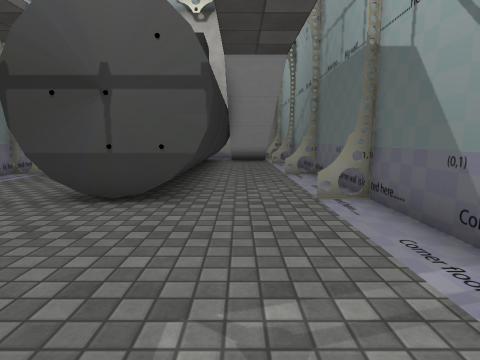
[1] (above)

16 first-person views from a walk through a 3-D level made in the Unity game engine. The camera is 1.2 m above the floor, tilts 8° down and sees 80° across. The floor is counted in squares, 1 m on a side. Each view is taken from the middle of a square. On the plan, view 1 faces up. The plan holds only what a view shows up to about 13 squares ahead; the rest is blank. The place goes on beyond the plan. The player character is not drawn. Some surface patterns are stand-ins.

[2]
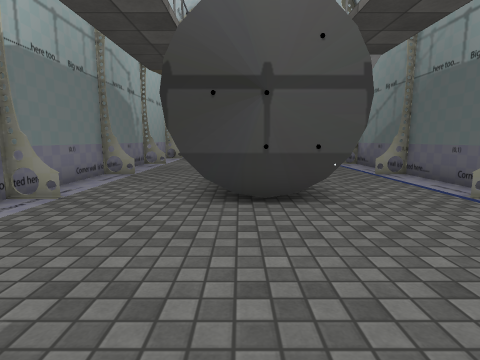

[3]
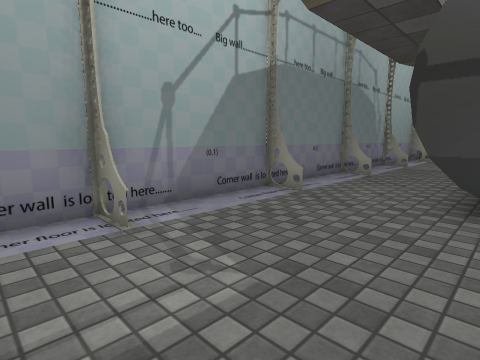

[4]
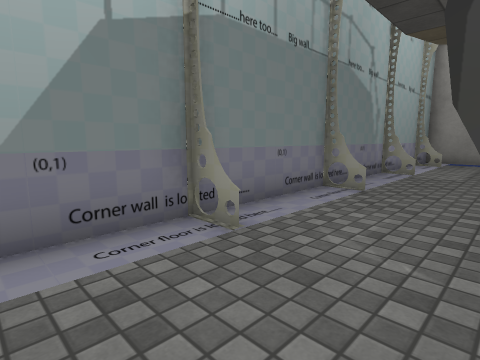

[5]
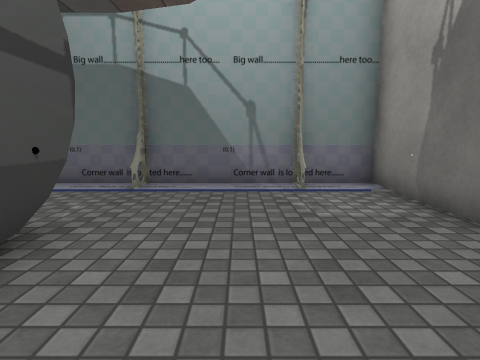

[6]
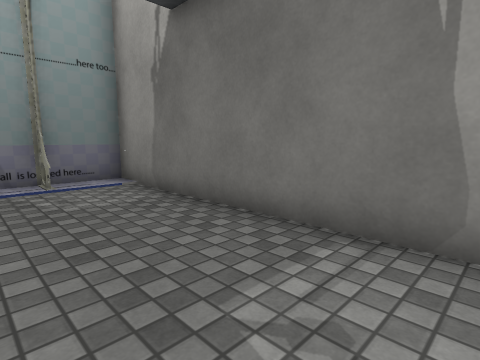

[7]
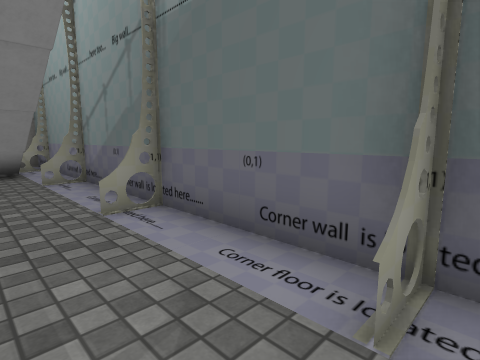

[8]
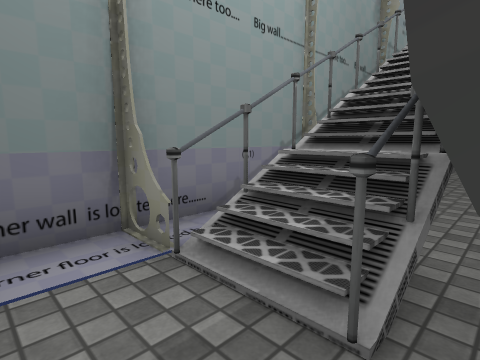

[9]
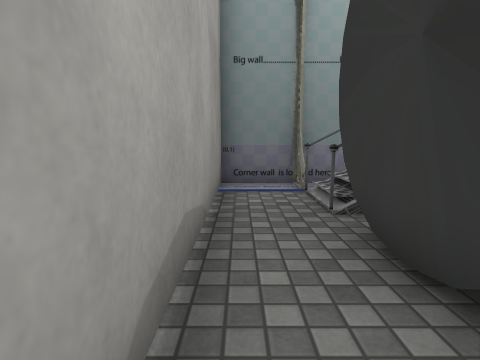

[10]
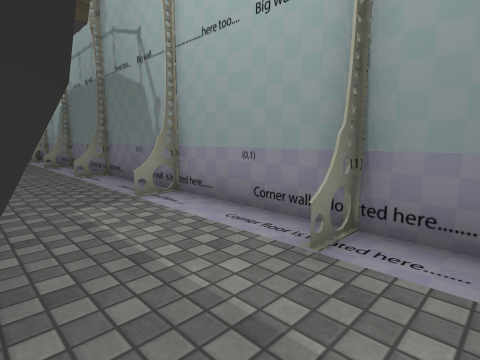

[11]
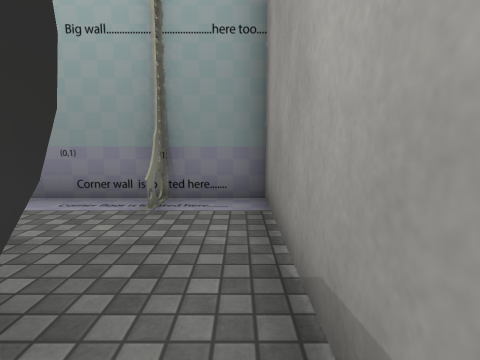

[12]
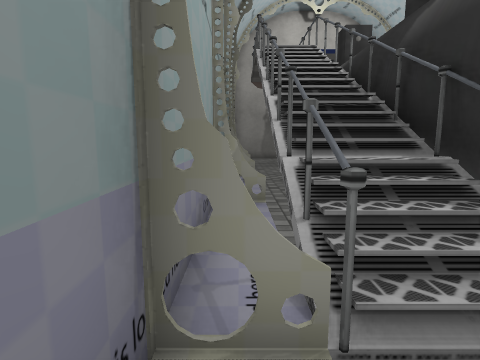

[13]
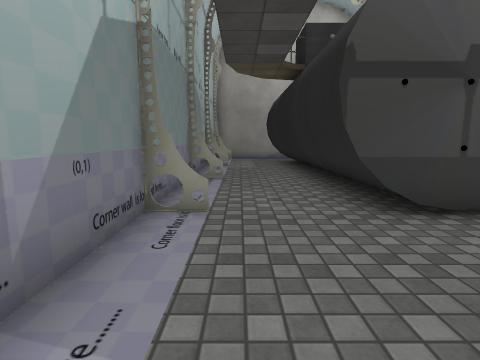

[14]
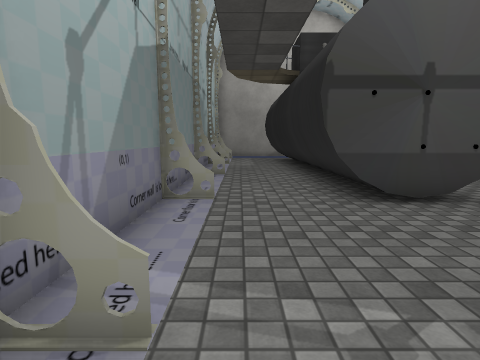

[15]
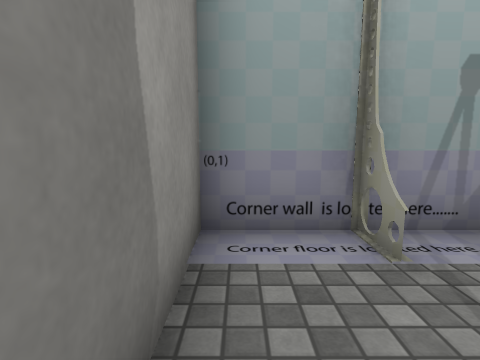

[16]
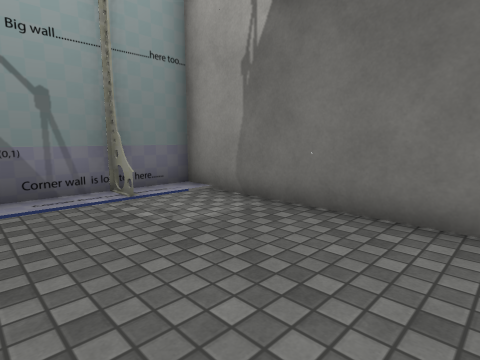

### Floor plan
Points are (right, up) in squares from view 1. A wall is a line through its corners. A room is listed if a view was taken in it or the views show most of it. See-through windows are left out.
Room 1 (views 1, 2, 3, 4, 5, 6, 7, 8, 9, 10, 11, 12, 13, 14, 15, 16)
walls: (-7.6, 9.5) (-6.5, 9.5) (-7.5, 9.5); (-4.4, 5.5) (-4.4, 14.1); (-7.6, 5.5) (-6.5, 5.5) (-7.5, 5.5); (-0.7, 7.8) (-0.7, 5.5) (-4.2, 5.5) (-4.2, 13); (-7.6, 13.5) (-6.5, 13.5) (-7.5, 13.5); (1.9, 9.5) (2.4, 9.5); (2.6, 9.5) (1.8, 9.5); (-6.5, 1.5) (-7.5, 1.5); (-0.7, 15.4) (-0.7, 13.8); (-0.6, 15.9) (-0.6, 5.5); (2.6, 5.5) (1.7, 5.5); (-4.5, 17.5) (-0.5, 17.5); (2.6, 13.5) (1.6, 13.5); (-7.6, 17.5) (-6.5, 17.5) (-7.5, 17.5); (-7.5, -0.5) (2.5, -0.5) (2.5, 19.5) (-7.5, 19.5) (-7.5, -0.5); (1.7, 1.5) (2.5, 1.5); (1.5, 17.5) (2.5, 17.5)
low walls: (-0.5, 14.6) (-0.3, 13.9)
objects: other object (0, 15); other object (0, 16); other object (0, 17); other object (0, 18); other object (1, 15); other object (1, 16); other object (1, 17); other object (1, 18)

Positions as (right, up) in squares from view 1, and headings:
1: (0, 0), facing up
2: (-3, 0), facing up
3: (-3, 0), facing up-left
4: (-4, 3), facing up-left
5: (-5, 3), facing right
6: (-6, 3), facing down-right
7: (0, 5), facing up-right
8: (-1, 19), facing down-right
9: (-5, 19), facing right
10: (-4, 19), facing down-left
11: (-2, 19), facing left
12: (2, 19), facing down
13: (-6, 1), facing up
14: (-6, 0), facing up
15: (-4, 0), facing left
16: (-4, 4), facing down-right
